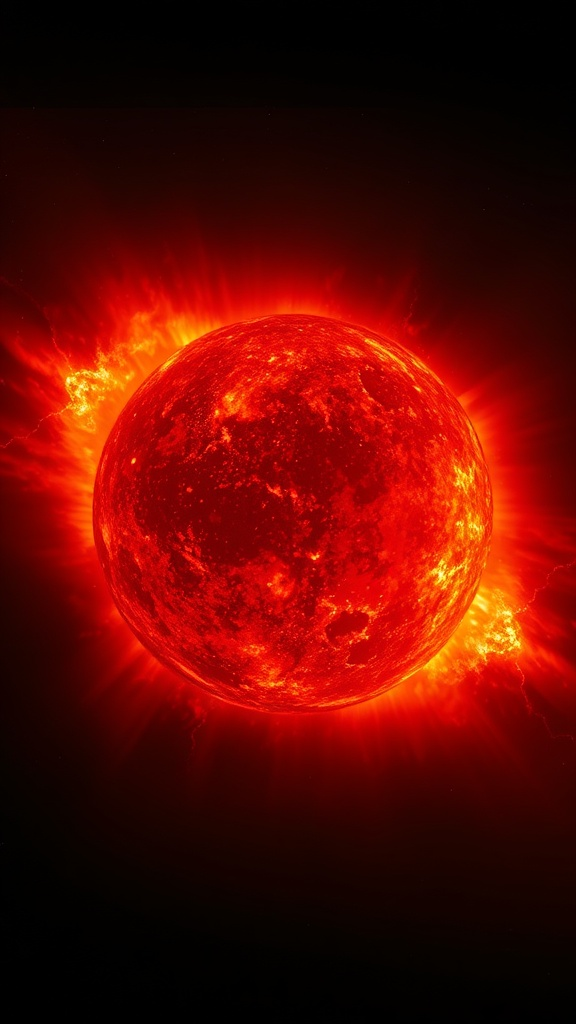
#> input picture temp_img_0.jpg, 576 x 1024 px
$ python -i coherence_analyzer.py   (imports and definitions only)   (older library calls are emulated)
#> lines starting #> are read from the running program, lines starting #| are printed output that depends on the picture; after the words box and inside, x2 and y2 are one past the last pixel; in counts of white or black regions, pixels touching at a corner belong together
"""
Cinema Production Tool — Visual Coherence Analyzer
Validates that consecutive shots maintain consistent color, lighting,
and composition to look like they belong in the same film.

Subsystems:
1. ColorCoherenceAnalyzer — histogram comparison, palette drift detection
2. CompositionAnalyzer — brightness distribution, lighting direction, exposure
3. SceneCoherenceResult — aggregate coherence score with recommendations
"""

from dataclasses import dataclass, field
import logging
from typing import List, Dict, Optional

import cv2
import numpy as np

logger = logging.getLogger(__name__)


@dataclass
class SceneCoherenceResult:
    """Aggregate coherence result for a pair or sequence of shots.

    Callers MUST check ``valid`` before trusting the scores. When ``valid``
    is False, the scores are meaningless (e.g. an input image failed to
    load) and ``error`` describes why. Previously the analyzer silently
    returned 0.0/0.5 placeholder scores that looked like "perfect
    coherence", masking unreadable inputs.
    """
    overall_coherence_score: float       # 0-1 (weighted: 0.4 color + 0.3 lighting + 0.3 composition)
    color_drift: float                   # 0-1 (higher = more drift)
    lighting_consistency: float          # 0-1 (higher = more consistent)
    composition_similarity: float        # 0-1
    recommendations: List[str] = field(default_factory=list)
    valid: bool = True                   # False when inputs couldn't be analyzed
    error: str = ""                      # human-readable reason when ``valid`` is False


class ColorCoherenceAnalyzer:
    """Detects color palette drift between consecutive shots."""

    @staticmethod
    def extract_color_histogram(image_path: str, bins: int = 64) -> Optional[np.ndarray]:
        """Extract normalized HSV histogram from an image."""
#> called with image_path = 'temp_img_0.jpg', bins = 64
        img = cv2.imread(image_path)
#> img is the input picture: shape (1024, 576, 3); mean B, G, R 2.4, 9.9, 92.8
        if img is None:
            return None
        hsv = cv2.cvtColor(img, cv2.COLOR_BGR2HSV)
#> hsv: shape (1024, 576, 3); mean H, S, V 9, 226.4, 92.8
        hist = cv2.calcHist([hsv], [0, 1], None, [bins, bins], [0, 180, 0, 256])
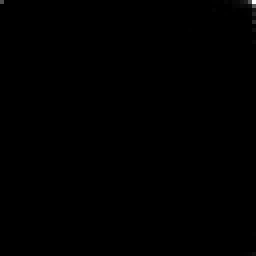
#> hist: shape (64, 64) float32 (shown 4 times larger); min 0, max 180649, mean 144; drawn with min black and max white
        cv2.normalize(hist, hist, 0, 1, cv2.NORM_MINMAX)
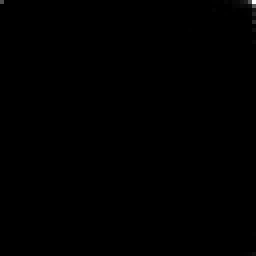
#> hist: shape (64, 64) float32 (shown 4 times larger); 8.15% of pixels changed, all inside (x1, y1, x2, y2) = (0, 0, 64, 64)
        return hist

    # [65 lines left out: functions compare_histograms, compute_scene_palette, detect_palette_drift, not called in this run]


class CompositionAnalyzer:
    """Analyzes brightness, lighting direction, and exposure consistency."""

    # [157 lines left out: functions analyze_brightness_distribution, compare_lighting_direction, detect_exposure_shift, _invalid_coherence, assess_coherence, not called in this run]

>>> result = ColorCoherenceAnalyzer().extract_color_histogram('temp_img_0.jpg')

$ run again, on temp_img_1.jpg
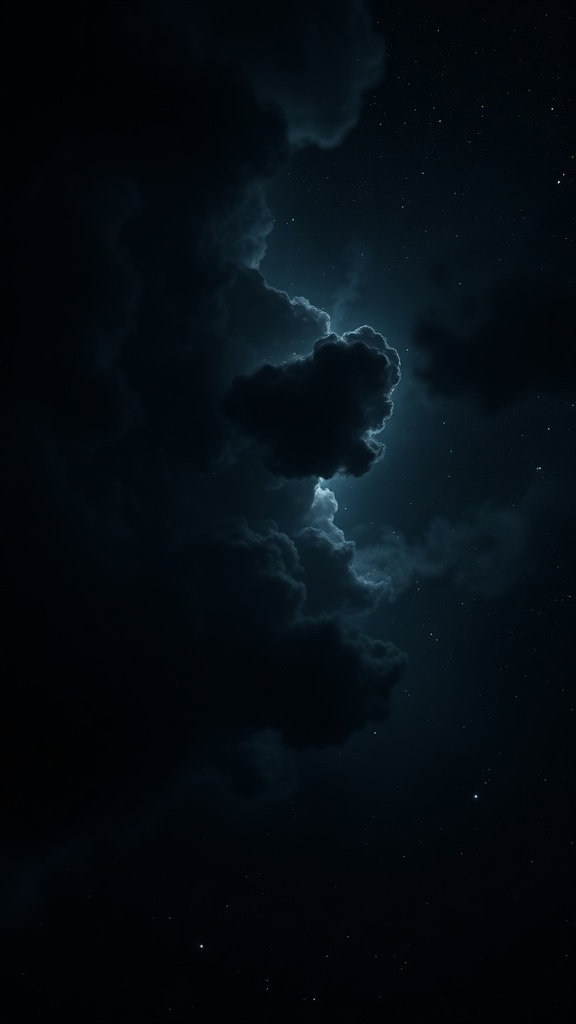
#> input picture temp_img_1.jpg, 576 x 1024 px
#> in extract_color_histogram, img is the input picture: shape (1024, 576, 3); mean B, G, R 18.2, 12.1, 4.8
#> hsv: shape (1024, 576, 3); mean H, S, V 105.2, 201, 18.2
#> in extract_color_histogram, `hist = cv2.calcHist([hsv], [0, 1], None, [bins, bins], [0, 180, 0, 256])`:
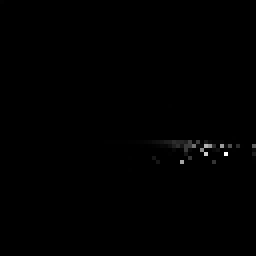
#> hist: shape (64, 64) float32 (shown 4 times larger); min 0, max 54531, mean 144; drawn with min black and max white
#> in extract_color_histogram, `cv2.normalize(hist, hist, 0, 1, cv2.NORM_MINMAX)`:
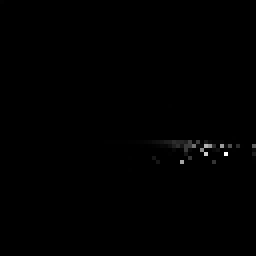
#> hist: shape (64, 64) float32 (shown 4 times larger); 8.25% of pixels changed, all inside (x1, y1, x2, y2) = (0, 0, 64, 45)

$ run again, on temp_img_10.jpg
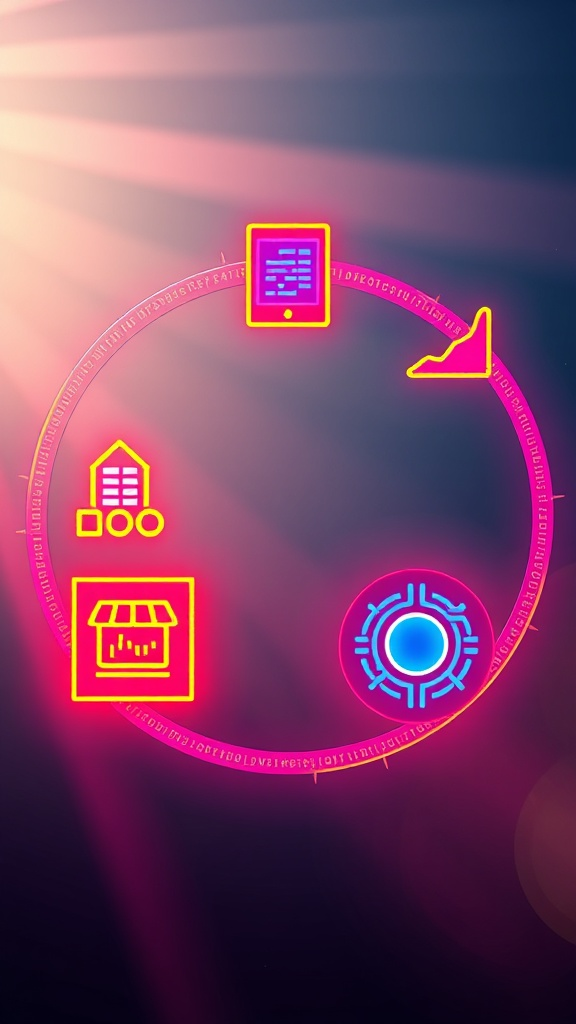
#> input picture temp_img_10.jpg, 576 x 1024 px
#> in extract_color_histogram, img is the input picture: shape (1024, 576, 3); mean B, G, R 103.2, 68, 125
#> hsv: shape (1024, 576, 3); mean H, S, V 133.3, 152, 136.9
#> in extract_color_histogram, `hist = cv2.calcHist([hsv], [0, 1], None, [bins, bins], [0, 180, 0, 256])`:
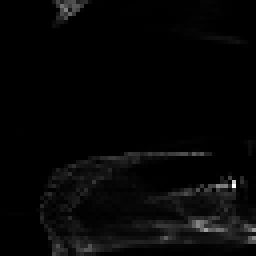
#> hist: shape (64, 64) float32 (shown 4 times larger); min 0, max 5821, mean 144; drawn with min black and max white

$ run again, on temp_img_11.jpg
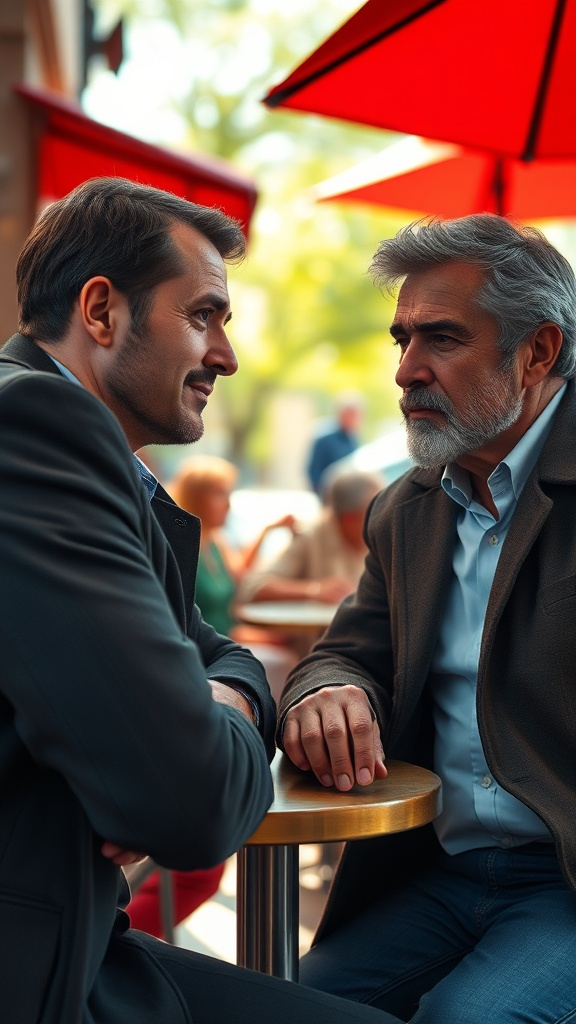
#> input picture temp_img_11.jpg, 576 x 1024 px
#> in extract_color_histogram, img is the input picture: shape (1024, 576, 3); mean B, G, R 68.9, 78.4, 102.1
#> hsv: shape (1024, 576, 3); mean H, S, V 64, 113.3, 111.1
#> in extract_color_histogram, `hist = cv2.calcHist([hsv], [0, 1], None, [bins, bins], [0, 180, 0, 256])`:
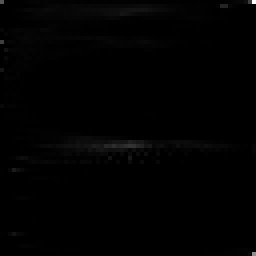
#> hist: shape (64, 64) float32 (shown 4 times larger); min 0, max 23652, mean 144; drawn with min black and max white
